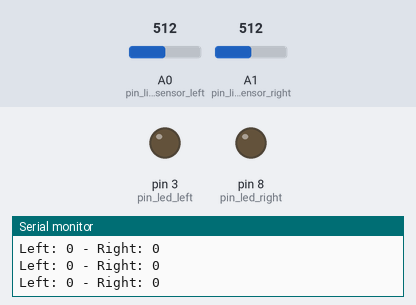
Simulated run of this sketch. Board: Arduino Uno, built with avr-gcc and run on an emulated ATmega328P. Parts: output pins drawn as LEDs (lit = HIGH), the last lines printed to the serial monitor. The inputs (shaded band) are chosen by the test bench; at power-on: A0 (pin_lightsensor_left) = 512, A1 (pin_lightsensor_right) = 512.

Above: at 1.2 s.
1.3 s: A0 (pin_lightsensor_left) set to 511
At 1.6 s:
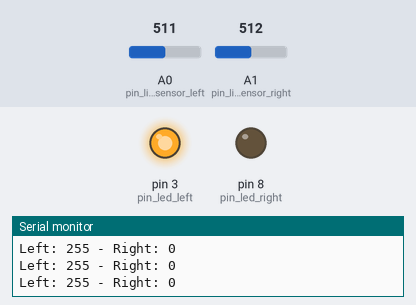
2.8 s: A1 (pin_lightsensor_right) set to 626
4.3 s: A1 (pin_lightsensor_right) set to 654
At 5.4 s:
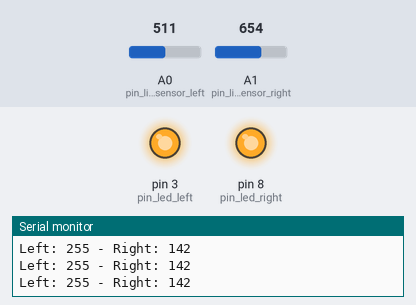
5.8 s: A0 (pin_lightsensor_left) set to 0
At 6.4 s:
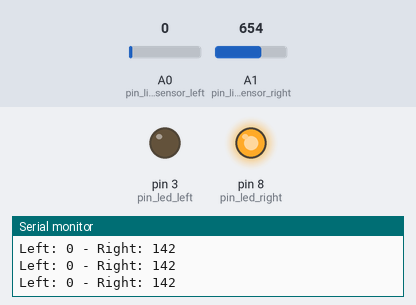
7.3 s: A0 (pin_lightsensor_left) set to 80
At 8.0 s:
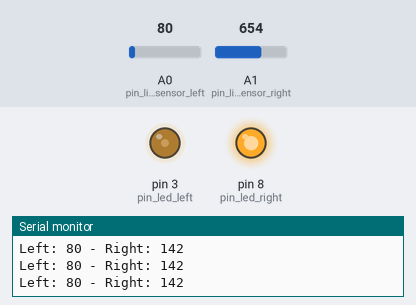
8.8 s: A1 (pin_lightsensor_right) set to 402
11.8 s: A1 (pin_lightsensor_right) set to 367
At 12.5 s:
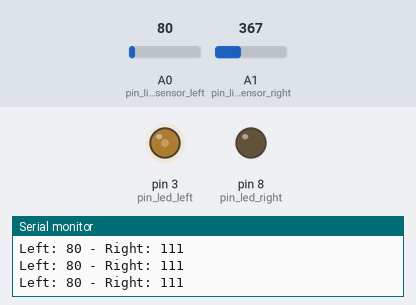
Timing chart, 0 to 14.3 s (numbered marks = the images above; inputs shaded):
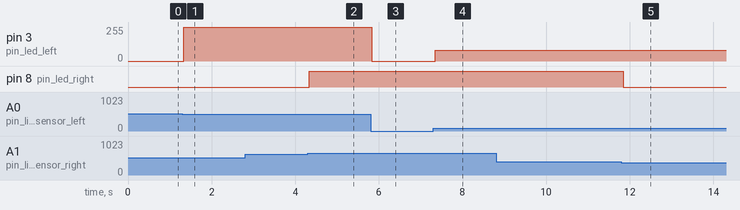

The sketch:

lightsensors.ino
```cpp
int pin_lightsensor_left = A0;
int pin_lightsensor_right = A1;
int pin_led_left = 3;
int pin_led_right = 8;

#define BUFFERSIZE 6
byte sensor_left_memory [BUFFERSIZE];
byte sensor_right_memory [BUFFERSIZE];

byte threshhold_upper = 70;
byte threshhold_lower = 140;

int index = 0;
void setup() {
  Serial.begin(9600);
  pinMode(pin_lightsensor_left, INPUT_PULLUP);
  pinMode(pin_lightsensor_right, INPUT_PULLUP);
  pinMode(pin_led_left, OUTPUT);
  pinMode(pin_led_right, OUTPUT);
}

byte light_val_left;
byte light_val_right;

void loop() {
  updateLightsensors();
  monitorBrightness();
}

void monitorBrightness(){
  analogWrite(pin_led_left, light_val_left);
  analogWrite(pin_led_right, light_val_right);
}

void updateLightsensors(){
  light_val_left = char(analogRead(pin_lightsensor_left));
  light_val_right = char(analogRead(pin_lightsensor_right));
  Serial.print("Left: ");
  Serial.print(light_val_left);
  Serial.print(" - ");
  Serial.print("Right: ");
  Serial.println(light_val_right);
}

void collectData(){
    for (int i = 0; i < BUFFERSIZE; i++){
    updateLightsensors();
    printBuffer(sensor_left_memory);
    Serial.println("-----------------------------");
    printBuffer(sensor_right_memory);
    blinkBothLEDs();
    index++;
  }
}

void printBuffer(const byte a[]){
  for ( int i = 0; i < BUFFERSIZE; ++i ) {
    Serial.print(a[i]);
    Serial.print(";");
  }
}

void blinkBothLEDs(){
  digitalWrite(pin_led_left, HIGH);
  digitalWrite(pin_led_right, HIGH);
  delay(500);
  digitalWrite(pin_led_left, LOW);
  digitalWrite(pin_led_right, LOW);
  delay(500);
}
```

Measured:
- the behaviour switches between 512 and 511 on A0 (pin_lightsensor_left) (found by bisection; images 0 and 1)
- the behaviour switches between 639 and 640 on A1 (pin_lightsensor_right) (found by bisection; images 1 and 2)
- the behaviour switches between 384 and 383 on A1 (pin_lightsensor_right) (found by bisection; images 4 and 5)
- after the input at 1.3 s, pin 3 (pin_led_left): 0/255 → 255/255 at once
- after the input at 4.3 s, pin 8 (pin_led_right): LOW → HIGH at once
- after the input at 5.8 s, pin 3 (pin_led_left): 255/255 → 0/255 at once
- after the input at 7.3 s, pin 3 (pin_led_left): 0/255 → 80/255 after 0.05 s
- after the input at 11.8 s, pin 8 (pin_led_right): HIGH → LOW at once
